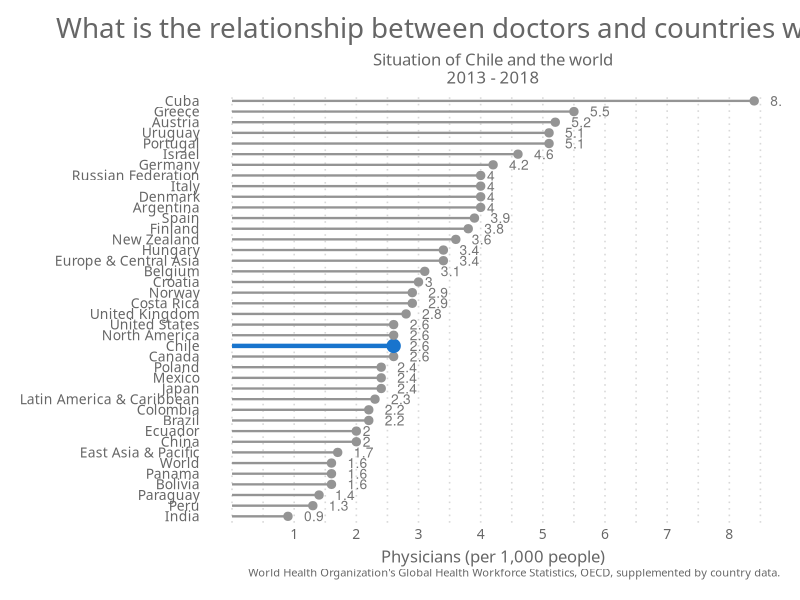

Generate this figure with R:
## ---- chunk 1

knitr::opts_chunk$set(echo = TRUE)

## ---- chunk 2

#### Library ----
library(readxl)
library(dplyr)
library(tidyverse)

## ---- chunk 3

#### Theme ----
theme_elegante <- function(base_size = 10,
                           base_family = "Raleway"
)
{
  color.background = "#FFFFFF" # Chart Background
  color.grid.major = "#D9D9D9" # Chart Gridlines
  color.axis.text = "#666666" # 
  color.axis.title = "#666666" # 
  color.title = "#666666"
  color.subtitle = "#666666"
  strip.background.color = '#9999CC'
  
  ret <-
    theme_bw(base_size=base_size) +
    
    # Set the entire chart region to a light gray color
    theme(panel.background=element_rect(fill=color.background, color=color.background)) +
    theme(plot.background=element_rect(fill=color.background, color=color.background)) +
    theme(panel.border=element_rect(color=color.background)) +
    
    # Format the grid
    theme(panel.grid.major=element_line(color=color.grid.major,size=.55, linetype="dotted")) +
    theme(panel.grid.minor=element_line(color=color.grid.major,size=.55, linetype="dotted")) +
    theme(axis.ticks=element_blank()) +
    
    # Format the legend, but hide by default
    theme(legend.position="none") +
    theme(legend.background = element_rect(fill=color.background)) +
    theme(legend.text = element_text(size=base_size-3,color=color.axis.title, family = base_family)) +
    
    theme(strip.text.x = element_text(size=base_size,color=color.background, family = base_family)) +
    theme(strip.text.y = element_text(size=base_size,color=color.background, family = base_family)) +
    #theme(strip.background = element_rect(fill=strip.background.color, linetype="blank")) +
    theme(strip.background = element_rect(fill = "grey70", colour = NA)) +
    # theme(panel.border= element_rect(fill = NA, colour = "grey70", size = rel(1)))+
    # Set title and axis labels, and format these and tick marks
    theme(plot.title=element_text(color=color.title, 
                                  size=20, 
                                  vjust=1.25, 
                                  family=base_family, 
                                  hjust = 0.5
    )) +
    
    theme(plot.subtitle=element_text(color=color.subtitle, size=base_size+2, family = base_family,  hjust = 0.5))  +
    
    theme(axis.text.x=element_text(size=base_size,color=color.axis.text, family = base_family)) +
    theme(axis.text.y=element_text(size=base_size,color=color.axis.text, family = base_family)) +
    theme(text=element_text(size=base_size, color=color.axis.text, family = base_family)) +
    
    theme(axis.title.x=element_text(size=base_size+2,color=color.axis.title, vjust=0, family = base_family)) +
    theme(axis.title.y=element_text(size=base_size+2,color=color.axis.title, vjust=1.25, family = base_family)) +
    theme(plot.caption=element_text(size=base_size-2,color=color.axis.title, vjust=1.25, family = base_family)) +
    
    # Legend  
    theme(legend.text=element_text(size=base_size,color=color.axis.text, family = base_family)) +
    theme(legend.title=element_text(size=base_size,color=color.axis.text, family = base_family)) +
    theme(legend.key=element_rect(colour = color.background, fill = color.background)) +
    theme(legend.position="bottom", 
          legend.box = "horizontal", 
          legend.title = element_blank(),
          legend.key.width = unit(.75, "cm"),
          legend.key.height = unit(.75, "cm"),
          legend.spacing.x = unit(.25, 'cm'),
          legend.spacing.y = unit(.25, 'cm'),
          legend.margin = margin(t=0, r=0, b=0, l=0, unit="cm")) +
    
    # Plot margins
    theme(plot.margin = unit(c(.5, .5, .5, .5), "cm"))
  
  ret
}

## ---- chunk 4

#### General Data ----

Health <- read_excel("Health_2.xlsx")

## ---- chunk 5

# Physicians (per 1,000 people) ----

# Long definition
# Physicians include generalist and specialist medical practitioners.
# Source
# World Health Organization's Global Health Workforce Statistics, OECD, supplemented by country data.

# Physicians Data
Health_Phys <- Health %>%
  select(Country, `Physiciansper1,000people2013-18`) %>%
  filter(`Physiciansper1,000people2013-18` != "..", Country %in%
           c("Argentina", "Chile", "Cuba", "Uruguay", "Italy", "Spain", "Finland",
             "Denmark", "Austrlia", "New Zealand", "Europe & Central Asia", "Belgium",
             "Croatia", "Norway", "Costa Rica", "United Kingdom", "North America",
             "Canada", "Japan", "Mexico", "Poland", "Latin America & Caribbean",
             "Brazil", "Colombia", "China", "Ecuador", "East Asia & Pacific",
             "Bolivia", "Panama", "World", "Paraguay", "Peru", "India", "Venezuela, RB",
             "United States", "Greece", "Austria", "Portugal", "Israel", "Germany",
             "Russian Federation", "Denmark", "Hungary")) %>%
  arrange(`Physiciansper1,000people2013-18`) # Reorder the data

Health_Phys$`Physiciansper1,000people2013-18` <- as.numeric(as.character(Health_Phys$`Physiciansper1,000people2013-18`)) #Transform column character to numeric

# Physicians Graphic

Health_Phys %>%
  mutate(Country = fct_reorder(Country, `Physiciansper1,000people2013-18`)) %>%
  ggplot(aes(x = Country, y = `Physiciansper1,000people2013-18`)) +
  geom_segment(aes(x = Country, xend = Country, y = 0, yend = `Physiciansper1,000people2013-18`), color = ifelse(Health_Phys$Country %in% c("Chile"), "dodgerblue3", "gray58"), size = ifelse(Health_Phys$Country %in% c("Chile"), 1.5, 0.8)) +
  geom_point(color = ifelse(Health_Phys$Country %in% c("Chile"), "dodgerblue3", "gray58"), size = ifelse(Health_Phys$Country %in% c("Chile"), 4.2, 2.5)) +
  coord_flip() +
  theme_elegante() +
  xlab("Country") +
  ylab("Physicians (per 1,000 people)") +
  labs(title = paste("What is the relationship between doctors and countries worldwide?"), 
       caption = "World Health Organization's Global Health Workforce Statistics, OECD, supplemented by country data.",
       subtitle = paste0("Situation of Chile and the world\n", "2013 - 2018" )) +
    geom_text(aes(label = Health_Phys$`Physiciansper1,000people2013-18`), hjust = -.8, nudge_x = 0, color = "gray46", size = 3.5) +
  scale_y_continuous(breaks = c(1, 2, 3, 4, 5, 6, 7, 8, 9, 10)) +
  theme(panel.grid.major.y = element_blank(), panel.border = element_blank(), axis.ticks.y = element_blank()) +
  theme(axis.title.y=element_blank(),
        legend.position = "none")

